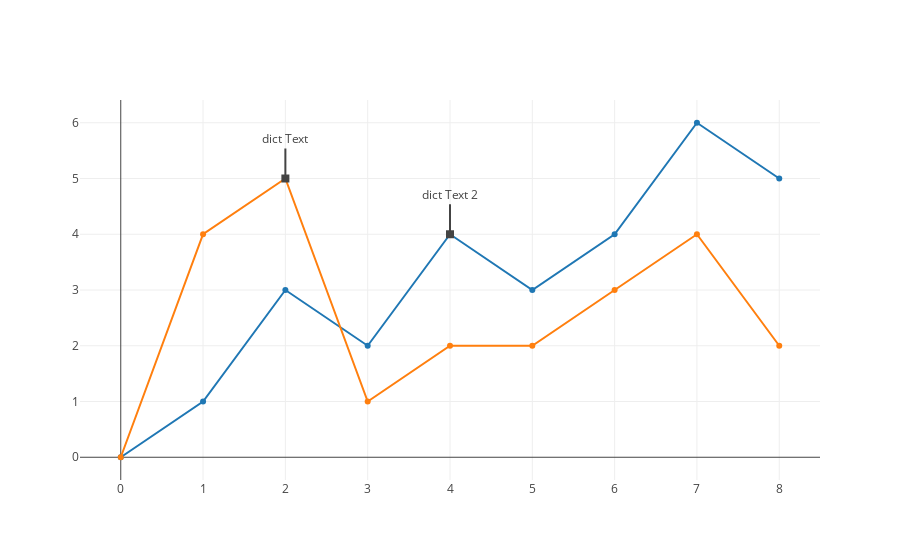

Notebook source saved alongside this figure:
### Markdown cell above
### Multiple Annotations

### Code cell
trace1 = go.Scatter(
    x=[0, 1, 2, 3, 4, 5, 6, 7, 8],
    y=[0, 1, 3, 2, 4, 3, 4, 6, 5]
)

trace2 = go.Scatter(
    x=[0, 1, 2, 3, 4, 5, 6, 7, 8],
    y=[0, 4, 5, 1, 2, 2, 3, 4, 2]
)

data = [trace1, trace2]

layout = go.Layout(
    showlegend=False,
    annotations=[
        dict(
            x=2,
            y=5,
            xref='x',
            yref='y',
            text='dict Text',
            showarrow=True,
            arrowhead=7,
            ax=0,
            ay=-40
        ),
        dict(
            x=4,
            y=4,
            xref='x',
            yref='y',
            text='dict Text 2',
            showarrow=True,
            arrowhead=7,
            ax=0,
            ay=-40
        )
    ]
)

fig = go.Figure(data=data, layout=layout)
py.offline.iplot(fig, filename='multiple-annotation')

### Figure 1 — Plotly figure (JSON) as saved in the notebook; plotly's stock layout.template omitted (floating-point values rounded to 4 significant figures)
{"data": [{"type": "scatter", "uid": "d83dfbbb-6a56-473c-a49d-71a3066f7bca", "x": [0, 1, 2, 3, 4, 5, 6, 7, 8], "y": [0, 1, 3, 2, 4, 3, 4, 6, 5]}, {"type": "scatter", "uid": "8db2ef4b-36ed-42b7-ae59-01f861967d2f", "x": [0, 1, 2, 3, 4, 5, 6, 7, 8], "y": [0, 4, 5, 1, 2, 2, 3, 4, 2]}], "layout": {"annotations": [{"arrowhead": 7, "ax": 0, "ay": -40, "showarrow": true, "text": "dict Text", "x": 2, "xref": "x", "y": 5, "yref": "y"}, {"arrowhead": 7, "ax": 0, "ay": -40, "showarrow": true, "text": "dict Text 2", "x": 4, "xref": "x", "y": 4, "yref": "y"}], "showlegend": false}}
